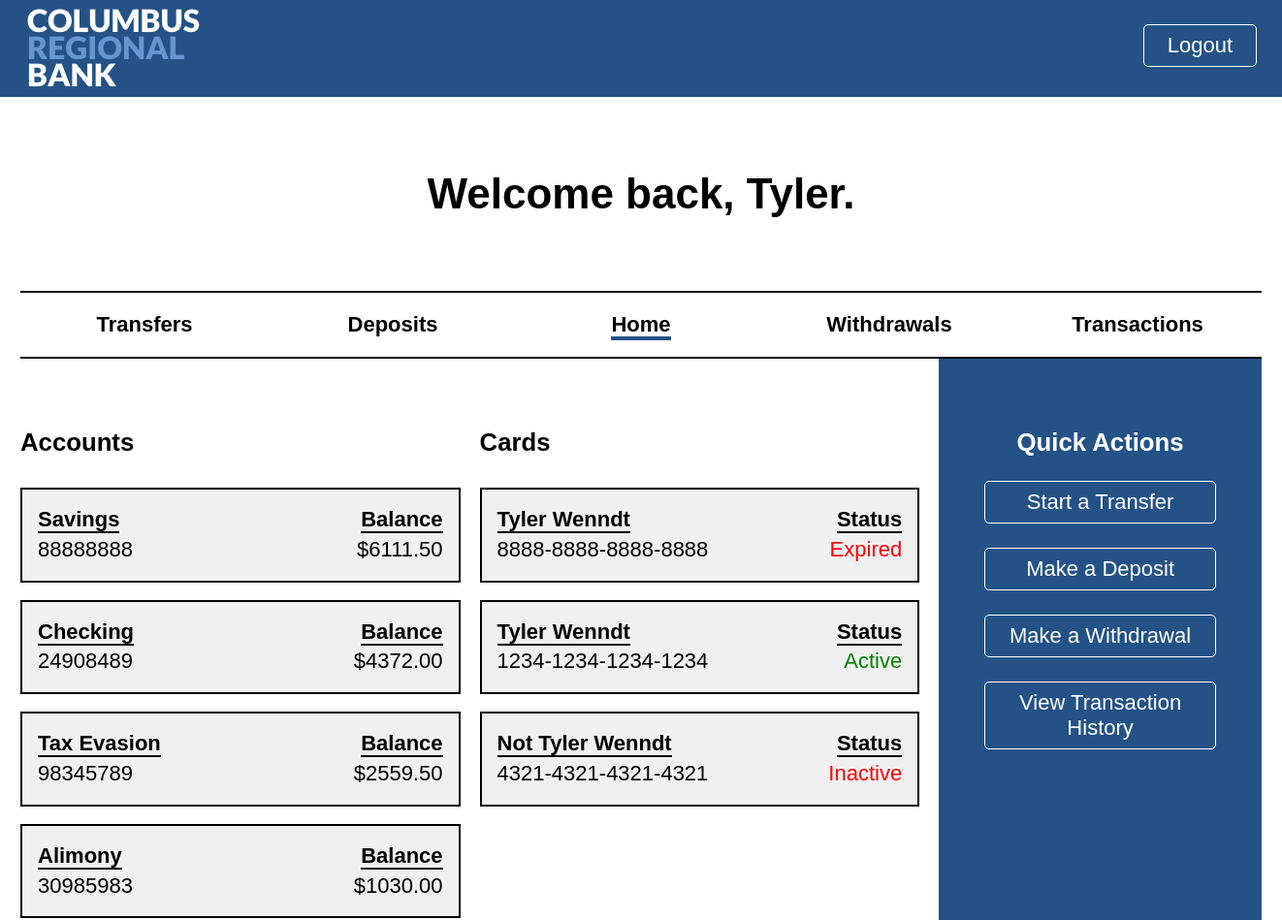
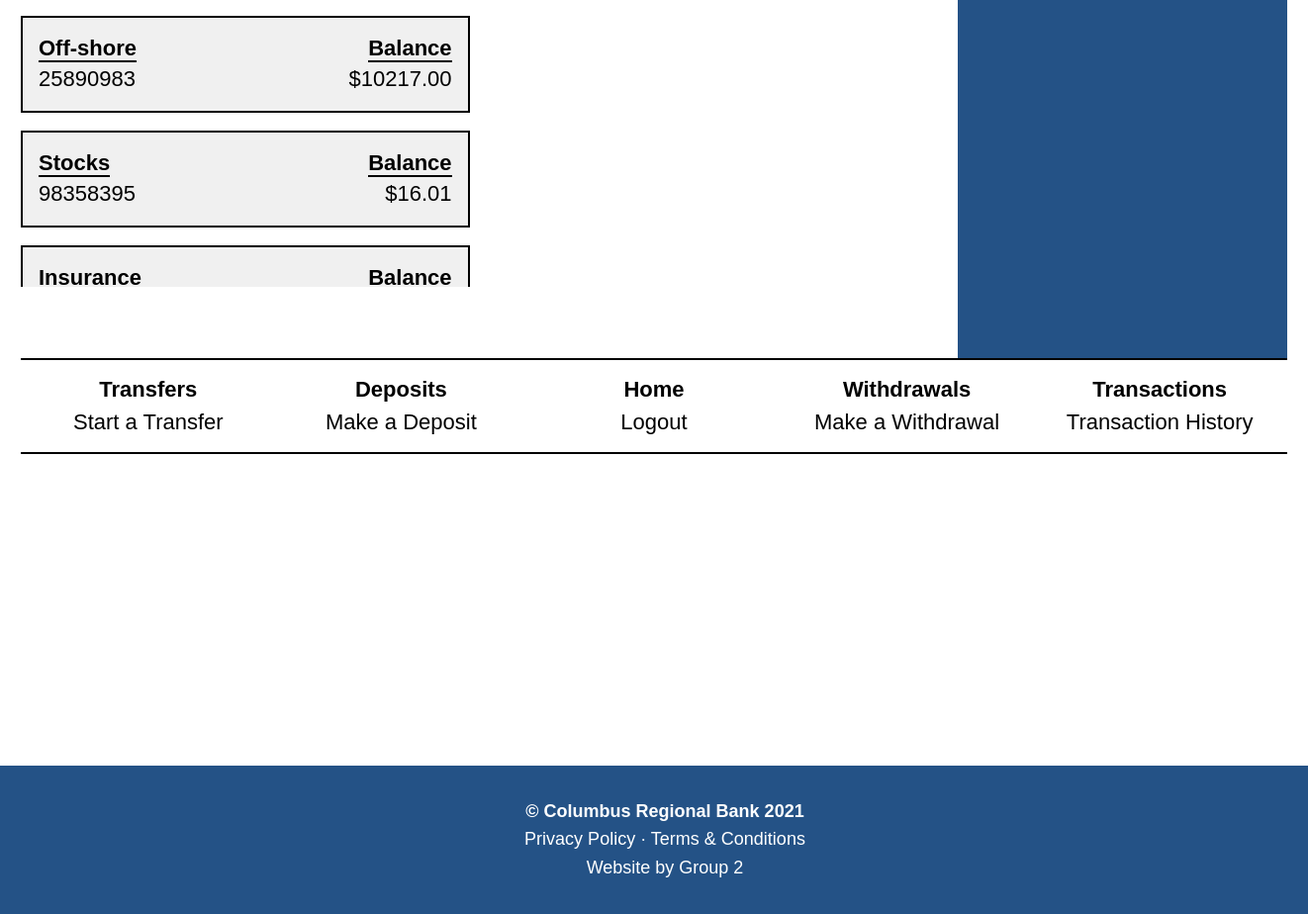
The app's page /dashboard/ (signed in) with its own data (2 pictures, top to bottom).
### customers/models.py (models this page shows, shortened)
class Account(models.Model):
    user = models.ForeignKey(
        User,
        related_name = "account",
        verbose_name = "User",
        help_text = "The user associated with this account.",
        default = None,
        on_delete = models.DO_NOTHING
        )
    number = models.CharField(
        verbose_name = "Account Number",
        help_text = "The number associated with this account.",
        max_length = 8,
        blank = False,
        unique = True,
        primary_key = True,
        validators = [RegexValidator(regex = "^(1-)?\d{8}$", message = "Field must contain 8 digits.")]
        )
    name = models.CharField(
        verbose_name = "Account Name",
        help_text = "The name of this account.",
        max_length = 150,
        blank = False
        )
    phone_number = models.CharField(
        verbose_name = "Phone Number",
        help_text = "The phone number associated with this account. Use format: XXX-XXX-XXXX.",
        max_length = 13,
        blank = False,
        validators = [RegexValidator(regex = "^(1-)?\d{3}-\d{3}-\d{4}$", message = "Phone number not in required format.")]
        )
    balance = models.DecimalField(
        verbose_name = "Balance",
        help_text = "The monetary balance of this account.",
        max_digits = 19,
        decimal_places = 2,
        default = 0.00,
        blank = False,
        validators = [MinValueValidator(-1000000000), MaxValueValidator(1000000000)]
        )

class Card(models.Model):
    account = models.ForeignKey(
        Account,
        related_name = "card",
        verbose_name = "Account",
        help_text = "The account associated with this ATM card.",
        default = None,
        on_delete = models.DO_NOTHING,
        blank = False
        )
    holder = models.CharField(
        verbose_name = "ATM Card Holder",
        help_text = "Name of the holder of this ATM card.",
        max_length = 150,
        blank = True
    )
    number = models.CharField(
        verbose_name = "ATM Card Number",
        help_text = "The number associated with this ATM card. Use format: XXXX-XXXX-XXXX-XXXX.",
        max_length = 19,
        blank = False,
        primary_key = True,
        validators = [RegexValidator(regex = "^(1-)?\d{4}-\d{4}-\d{4}-\d{4}$", message = "Card number not in required format.")]
        )
    pin = models.CharField(
        verbose_name = "PIN",
        help_text = "The personal identification number assigned to this ATM card.",
        max_length = 4,
        blank = False,
        validators = [RegexValidator(regex = "^(1-)?\d{4}$", message = "PIN number must be 4 digits.")]
        )
    status = models.BooleanField(
        verbose_name = "Active",
        help_text = "The current status of this ATM card.",
        default = True
        )
    date_issued = models.DateField(
        verbose_name = "Date of Issue",
        help_text = "The date in which this ATM card was issued.",
        default = timezone.now,
        editable = True,
        blank = False
        )
    expiry_date = models.DateField(
        verbose_name = "Expiration Date",
        help_text = "The date in which this ATM card expires.",
        editable = True,
        blank = False
        )

### customers/views.py (the view)
# urls.py: path("dashboard/", dashboardView, name = "dashboard"),
@login_required(login_url = "machines:login")
def dashboardView(request):
    accounts = Account.objects.filter(user = request.user)
    cards = Card.objects.filter(account__in = accounts)
    today = timezone.now()
    context = {
        "accounts": accounts,
        "cards": cards,
        "date": datetime.date(today.year, today.month, today.day),
        "header": f"Welcome back, {request.user.first_name}.",
        "redirect": "accounts",
        "sections": ["accounts/accounts.html", "cards/cards.html", "actions.html"]
    }
    return render(request, "customers/index.html", context)

### templates/customers/index.html (shortened to what this page needs)
{% extends 'base/core.html' %}
{% block content %}
	<main class="wrapper">
		<header id="title">
			<h1>{{ header }}</h1>
		</header>
		{% include 'customers/navigation.html' %}
		<section id="index" class="wrapper">
            {% for section in sections %}
                {% include 'customers/'|add:section %}
            {% endfor %}
		</section>
	</main>
	{% include 'customers/menu.html' %}
{% endblock %}

### templates/base/core.html (shortened to what this page needs)
{% load static %}
<!DOCTYPE html>
<html lang="en">
	<head>
		<link rel="stylesheet" type="text/css" href="{% static 'external.css' %}" />
	</head>
	<body>
		{% include 'base/header.html' %}
		<div id="content">
			{% block content %}
			{% endblock %}
		</div>
		{% include 'base/footer.html' %}
	</body>
</html>

### templates/base/header.html
{% load static %}
<header>
    <div class="wrapper">
        <a id="logo" class="left" href="{% url 'customers:dashboard' %}">
            <img src="{% static 'logo.png' %}" alt="Columbus Regional Bank" />
        </a>
        {% if request.user.is_authenticated %}
            <a href="{% url 'customers:logout' %}" class="action right">Logout</a>
        {% else %}
            <a href="" class="action right">Help</a>
        {% endif %}
    </div>
</header>

### templates/customers/navigation.html
<nav id="navigation" class="wrapper">
    <a href="{% url 'customers:transfers' 'all' %}">
        {% if "transfer" in request.path %}
            <span class="selected">Transfers</span>
        {% else %}
            Transfers
        {% endif %}
    </a>
    <a href="{% url 'customers:deposits' 'all' %}">
        {% if "deposit" in request.path %}
            <span class="selected">Deposits</span>
        {% else %}
            Deposits
        {% endif %}
    </a>
    <a href="{% url 'customers:dashboard' %}">
        {% if "dashboard" in request.path %}
            <span class="selected">Home</span>
        {% else %}
            Home
        {% endif %}
    </a>
    <a href="{% url 'customers:withdrawals' 'all' %}">
        {% if "withdrawal" in request.path %}
            <span class="selected">Withdrawals</span>
        {% else %}
            Withdrawals
        {% endif %}
    </a>
    <a href="{% url 'customers:transactions' page=1 %}">
        {% if "transaction" in request.path %}
            <span class="selected">Transactions</span>
        {% else %}
            Transactions
        {% endif %}
    </a>
</nav>

### templates/customers/accounts/accounts.html
<section id="accounts">
    <h3 class="text-left">Accounts</h3>
	<div class="container">
		{% for account in accounts %}
			<div>
				<a class="object" href="/{{ redirect }}/{{ account.number }}/">
					<p class="left text-left">
						<b>{{ account.name }}</b><br>{{ account.number }}
					</p>
					<p class="right text-right">
						<b>Balance</b><br>${{ account.balance }}
					</p>
				</a>
			</div>
		{% endfor %}
	</div>
</section>

### templates/customers/cards/cards.html
<section id="cards">
    <h3 class="text-left">Cards</h3>
	<div class="container">
		{% for card in cards %}
			<div>
				<a class="object" href="/cards/{{ card.number }}/">
					<p class="left text-left">
						{% if card.holder == "" %}
							<b>Card Holder</b>
						{% else %}
							<b>{{ card.holder }}</b>
						{% endif %}
							<br>{{ card.number }}
					</p>
					<p class="right text-right">
						<b>Status</b><br>
						{% if card.status %}
							{% if card.expiry_date <= date %}
								<span class="red">Expired</span>
							{% else %}
								<span class="green">Active</span>
							{% endif %}
						{% else %}
							<span class="red">Inactive</span>
						{% endif %}
					</p>
				</a>
			</div>
		{% endfor %}
	</div>
</section>

### templates/customers/actions.html
<section id="actions" style="width: 26%;">
    <h3>Quick Actions</h3>
    <a class="action" href="{% url 'customers:transfer' %}">Start a Transfer</a>
    <a class="action" href="{% url 'customers:deposit' %}">Make a Deposit</a>
    <a class="action" href="{% url 'customers:withdrawal' %}">Make a Withdrawal</a>
    <a class="action" href="{% url 'customers:transactions' page=1 %}">View Transaction History</a>
</section>

### templates/customers/menu.html
<div class="wrapper">
    <table id="menu">
        <tr>
            <th><a href="{% url 'customers:transfers' 'all' %}">Transfers</a></th>
            <th><a href="{% url 'customers:deposits' 'all' %}">Deposits</a></th>
            <th><a href="{% url 'customers:dashboard' %}">Home</a></th>
            <th><a href="{% url 'customers:withdrawals' 'all' %}">Withdrawals</a></th>
            <th><a href="{% url 'customers:transactions' page=1 %}">Transactions</a></th>
        </tr>
        <tr>
            <td><a href="{% url 'customers:transfer' %}">Start a Transfer</a></td>
            <td><a href="{% url 'customers:deposit' %}">Make a Deposit</a></td>
            <td><a href="{% url 'customers:logout' %}">Logout</a></td>
            <td><a href="{% url 'customers:withdrawal' %}">Make a Withdrawal</a></td>
            <td><a href="{% url 'customers:transactions' page=1 %}">Transaction History</a></td>
        </tr>
    </table>
</div>

### templates/base/footer.html
<footer>
    <section id="footer" class="wrapper">
        <p>
            <b>&copy; Columbus Regional Bank 2021</b><br>
            <a href="">Privacy Policy</a> &middot; <a href="">Terms & Conditions</a><br>
            Website by Group 2
        </p>
    </section>
</footer>

### static/external.css (style rules this page uses)
* { box-sizing: border-box; padding: 0; margin: 0; }
body { background-color: #FFFFFF; position: relative; font-family: Arial, Calibri; min-height: 100vh; }
body, a { text-align: center; font-size: 22px; color: #000000; }
a { transition-duration: 0.4s; text-decoration: none; cursor: pointer; }
header { background-color: #245286; width: 100%; min-height: 100px; }
#content { width: 100%; min-height: 830px; height: auto; padding-bottom: 150px; }
footer { position: absolute; background-color: #245286; width: 100%; min-height: 150px; padding: 32px; bottom: 0; }
.action { background-color: #245286; display: block; padding: 8px 24px; margin: 25px 5px; border: 1px solid #FFFFFF; border-radius: 5px; font-size: 22px; color: #FFFFFF; }
#footer, #footer a { font-size: 18px; line-height: 1.6em; color: #FFFFFF; }
.wrapper { margin: 0 auto; width: 1280px; }
#title { background-color: #FFFFFF; padding: 75px; }
#navigation { display: table; border: 2px #000000; border-style: solid none; }
#navigation a { display: table-cell; padding: 20px; width: 20%; font-weight: 700; }
.selected { border-bottom: 4px solid #245286; }
#index { display: flex; overflow: hidden; }
#index section { display: block; min-height: 100%; }
#accounts, #cards { padding: 72px 20px 72px 0; min-width: 37%; }
#accounts b, #cards b, #account b, #card b { border-bottom: 2px solid #000000; }
.container { display: block; width: 100%; padding: 32px 0; max-height: 768px; overflow-y: auto; }
.object { background-color: #F0F0F0; display: block; clear: both; width: 100%; padding: 16px; margin-bottom: 18px; overflow: hidden; border: 2px solid #000000; line-height: 1.4em; }
#actions { background-color: #245286; color: #FFFFFF; padding: 72px 42px; min-width: 26%; }
table { width: 100%; }
#menu { padding: 15px 0; border: 2px #000000; border-style: solid none; }
#menu th { padding-bottom: 5px; width: 20%; }
.left { float: left; }
.right { float: right; }
.text-left { text-align: left; }
.text-right { text-align: right; }
.green { color: green; }
.red { color: red; }

### records on screen
Account: name "Savings", number "88888888", balance "6111.50"
Account: name "Checking", number "24908489", balance "4372.00"
Account: name "Tax Evasion", number "98345789", balance "2559.50"
Account: name "Alimony", number "30985983", balance "1030.00"
Account: name "Off-shore", number "25890983", balance "10217.00"
Account: name "Stocks", number "98358395", balance "16.01"
Account: name "Insurance"
Card: holder "Tyler Wenndt", number "8888-8888-8888-8888", status "Expired"
Card: holder "Tyler Wenndt", number "1234-1234-1234-1234", status "Active"
Card: holder "Not Tyler Wenndt", number "4321-4321-4321-4321", status "Inactive"

### other values on screen
{{ header }} "Welcome back, Tyler."
